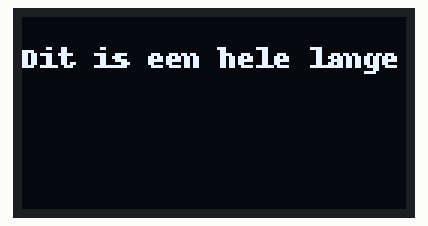
Recording of a program running on a simulated Raspberry Pi (BCM pin numbers). Shown: 128×64 one-colour display. What the program prints to the terminal is not drawn.

Above: at 0.62 s.
At 5.47 s:
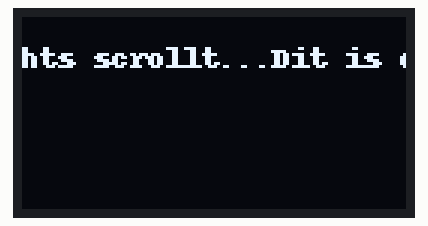
At 10.33 s:
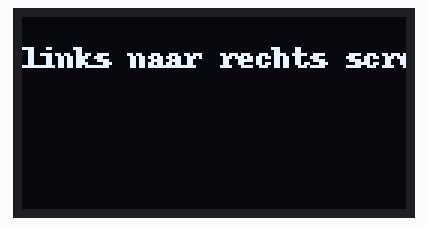
At 20.04 s:
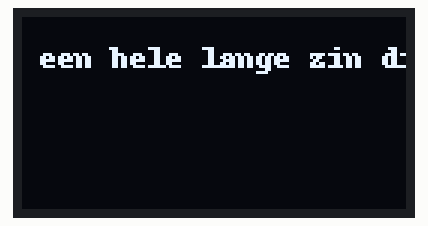
At 29.76 s:
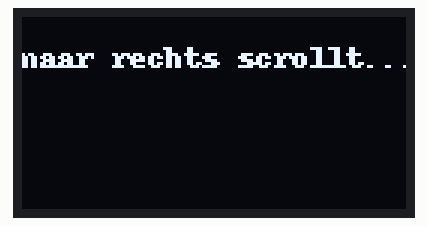
At 39.82 s:
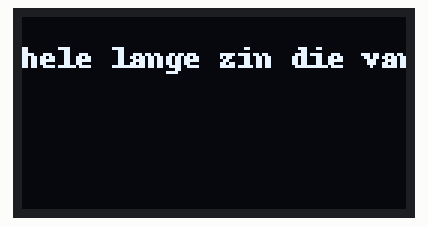

The program:

I2COLED_scrollText2.py
```python
from luma.core.interface.serial import i2c #import module I2C interface
from luma.core.render import canvas #module om op het scherm te schrijven/tekenen
from luma.oled.device import ssd1306 #lib driver device
import time

I2C = i2c(port=1,address=0x3C) #maken I2C object
device = ssd1306(I2C) #maken device object
#schrijven op het scherm
zin = "Dit is een hele lange zin die van links naar rechts scrollt..."
firsttime = True
while True:
    with canvas(device) as draw:
        if firsttime == True:
            size = draw.textsize(zin)
            print("maten van zin in pixels:",size)
            bChar = size[0]//len(zin)
            print("breedte van karakter:",bChar)
            #zin aanvullen met spaties
            if len(zin)*bChar<128:
                zin+=(' '*((128-size[0])//bChar))
            firsttime = False
        print(zin)
        draw.text((0,8),zin,fill="white")
        arr = list(zin)#ieder karakter is een lijstelement
        last = arr.pop()#laatste element uit de lijst halen of uit de zin
        zin = last#laatste element vooraan plaatsen
        zin+="".join(arr)#zin aanvullen met karakters uit de lijst
        time.sleep(0.25)
        #(0,8) = 0 pixels van de linker rand en 8 pixels van boven
```
